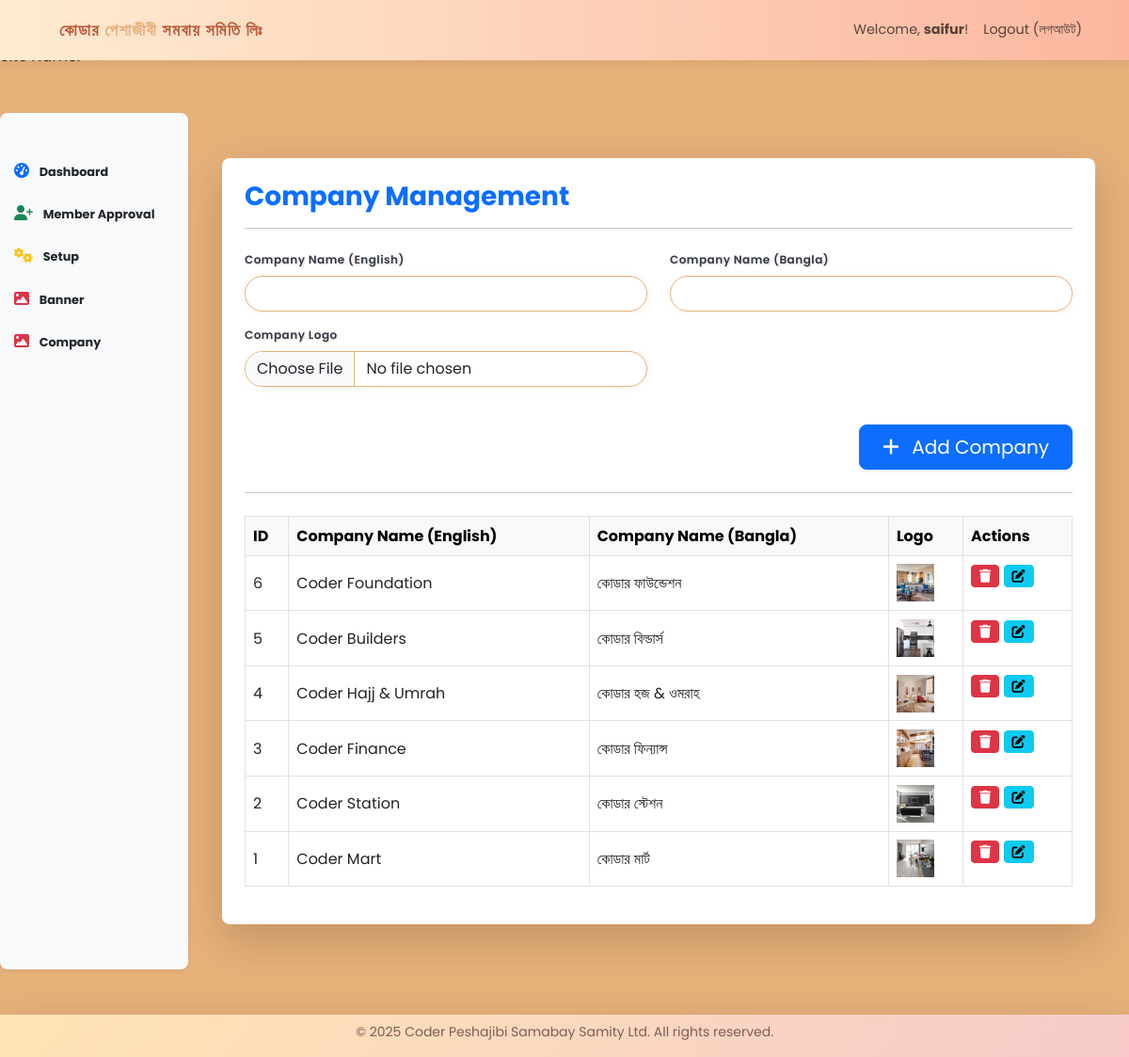
Page /admin/company.php (signed in) on the committed database.
### tables this page shows
CREATE TABLE `company` (
  `id` int(11) NOT NULL,
  `company_name_bn` varchar(255) NOT NULL,
  `company_name_en` varchar(255) NOT NULL,
  `company_image` varchar(255) NOT NULL,
  `created_at` timestamp NOT NULL DEFAULT current_timestamp()
);

### admin/company.php (the view, shortened to what this page needs)
<?php
include_once '../includes/head.php';
include_once '../config/config.php';
$stmt = $pdo->query("SELECT * FROM company ORDER BY id DESC");
$companies = $stmt->fetchAll();
?>
<!DOCTYPE html>
<html lang="en">
<?php include '../includes/head.php'; ?>
<body>
<?php include '../includes/header.php'; ?>
<div class="container-fluid py-5">
    <div class="row">
        <?php include '../includes/side_bar.php'; ?>
        <main class="col-12 col-md-10 col-lg-10 px-md-4">
            <div class="container py-5">
                <div class="card shadow-lg rounded-3 border-0">
                    <div class="card-body p-4">
                        <h3 class="mb-3 text-primary fw-bold">Company Management</h3>
                        <hr class="mb-4" />
                        <form action="../process/company_process.php" method="post" enctype="multipart/form-data">
                            <div class="row">
                                <div class="col-md-6 mb-3">
                                    <label for="company_name_en" class="form-label">Company Name (English)</label>
                                    <input type="text" class="form-control" id="company_name_en" name="company_name_en" required>
                                </div>
                                <div class="col-md-6 mb-3">
                                    <label for="company_name_bn" class="form-label">Company Name (Bangla)</label>
                                    <input type="text" class="form-control" id="company_name_bn" name="company_name_bn" required>
                                </div>
                                <div class="col-md-6 mb-3">
                                    <label for="company_image" class="form-label">Company Logo</label>
                                    <input type="file" class="form-control" id="company_image" name="company_image" accept="image/*" required onchange="previewCompanyImage(event)">
                                </div>
                                <div class="col-md-6 mb-3">
                                </div>
                                <div class="col-12 mt-4 text-end">
                                    <button type="submit" name="action" value="insert" class="btn btn-primary btn-lg px-4 shadow-sm">
                                        <i class="fa fa-plus me-2"></i> Add Company
                                    </button>
                                </div>
                            </div>
                        </form>
                        <hr class="my-4" />
                        <div class="table-responsive">
                            <table class="table table-bordered align-middle">
                                <thead class="table-light">
                                    <tr>
                                        <th>ID</th>
                                        <th>Company Name (English)</th>
                                        <th>Company Name (Bangla)</th>
                                        <th>Logo</th>
                                        <th>Actions</th>
                                    </tr>
                                </thead>
                                <tbody>
                                    <?php foreach ($companies as $company): ?>
                                    <tr>
                                        <td><?= $company['id']; ?></td>
                                        <td><?= htmlspecialchars($company['company_name_en']); ?></td>
                                        <td><?= htmlspecialchars($company['company_name_bn']); ?></td>
                                        <td>
                                            <img src="../company/<?= htmlspecialchars($company['company_image']); ?>" style="height:40px;cursor:pointer;" onclick="showCompanyModal('../company/<?= htmlspecialchars($company['company_image']); ?>')">
                                        </td>
                                        <td>
                                            <form action="../process/company_process.php" method="post" style="display:inline-block;">
                                                <button type="submit" name="action" value="delete" class="btn btn-danger btn-sm" onclick="return confirm('Delete this company?');">
                                                    <i class="fa fa-trash"></i>
                                                </button>
                                            </form>
                                            <button type="button" class="btn btn-info btn-sm" onclick="editCompany(<?= $company['id']; ?>, '<?= htmlspecialchars($company['company_name_en'], ENT_QUOTES); ?>', '<?= htmlspecialchars($company['company_name_bn'], ENT_QUOTES); ?>', '../company/<?= htmlspecialchars($company['company_image']); ?>')">
                                                <i class="fa fa-edit"></i>
                                            </button>
                                        </td>
                                    </tr>
                                    <?php endforeach; ?>
                                </tbody>
                            </table>
                        </div>
                    </div>
                </div>
            </div>
        </main>
    </div>
</div>
<?php include '../includes/footer.php'; ?>
</body>
</html>

### assets/style.css (style rules this page uses)
body { background-color:#e7b17a; font-family: 'Poppins', Arial, sans-serif; background-size: cover; }
.card { box-shadow: 0 4px 24px rgba(0,0,0,0.08); border-radius: 16px; }
.form-label { font-weight: 600; color: #2d3a4a; letter-spacing: 0.5px; text-shadow: 1px 1px 2px #b85c3844; font-size: 12px !important; }
.form-control, .form-select { border-radius: 1.2rem; background: rgba(255,255,255,0.95); border: 1.5px solid #e7b17a; box-shadow: 0 1px 8px #b85c3811; transition: box-shadow 0.2s, border-color 0.2s, background 0.2s; }
.table thead { background: linear-gradient(90deg,#f8e1d4 0,#e7b17a 100%); }

### rows in the picture
company: id "6", company_name_en "Coder Foundation", company_name_bn "কোডার ফাউন্ডেশন", company_image (picture)
company: id "5", company_name_en "Coder Builders", company_name_bn "কোডার বিল্ডার্স", company_image (picture)
company: id "4", company_name_en "Coder Hajj & Umrah", company_name_bn "কোডার হজ & ওমরাহ", company_image (picture)
company: id "3", company_name_en "Coder Finance", company_name_bn "কোডার ফিন্যান্স", company_image (picture)
company: id "2", company_name_en "Coder Station", company_name_bn "কোডার স্টেশন", company_image (picture)
company: id "1", company_name_en "Coder Mart", company_name_bn "কোডার মার্ট", company_image (picture)

### other values in the picture
$_SESSION['user_name'] "saifur"
